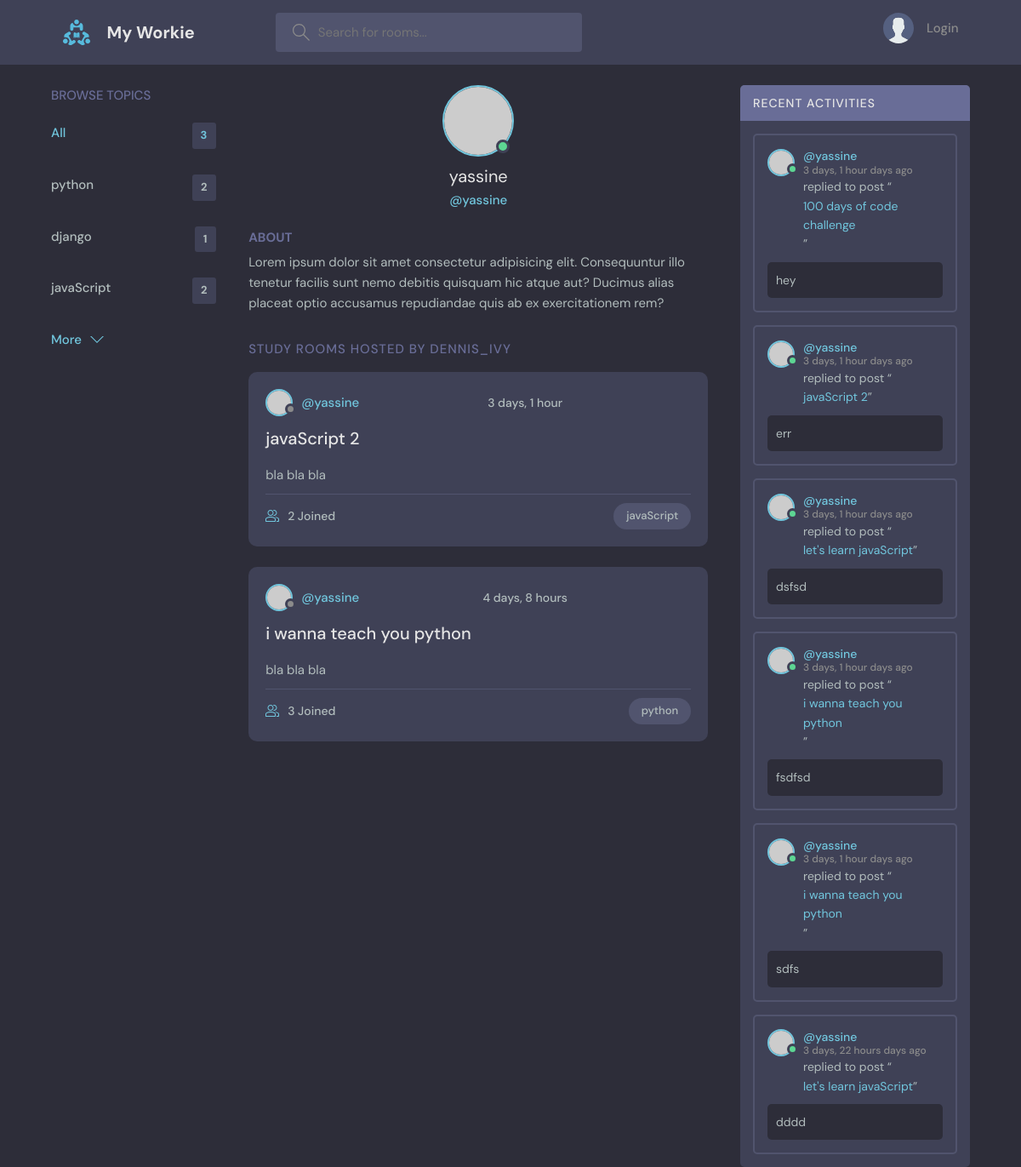
Page /profile/2 on the earlier database version.
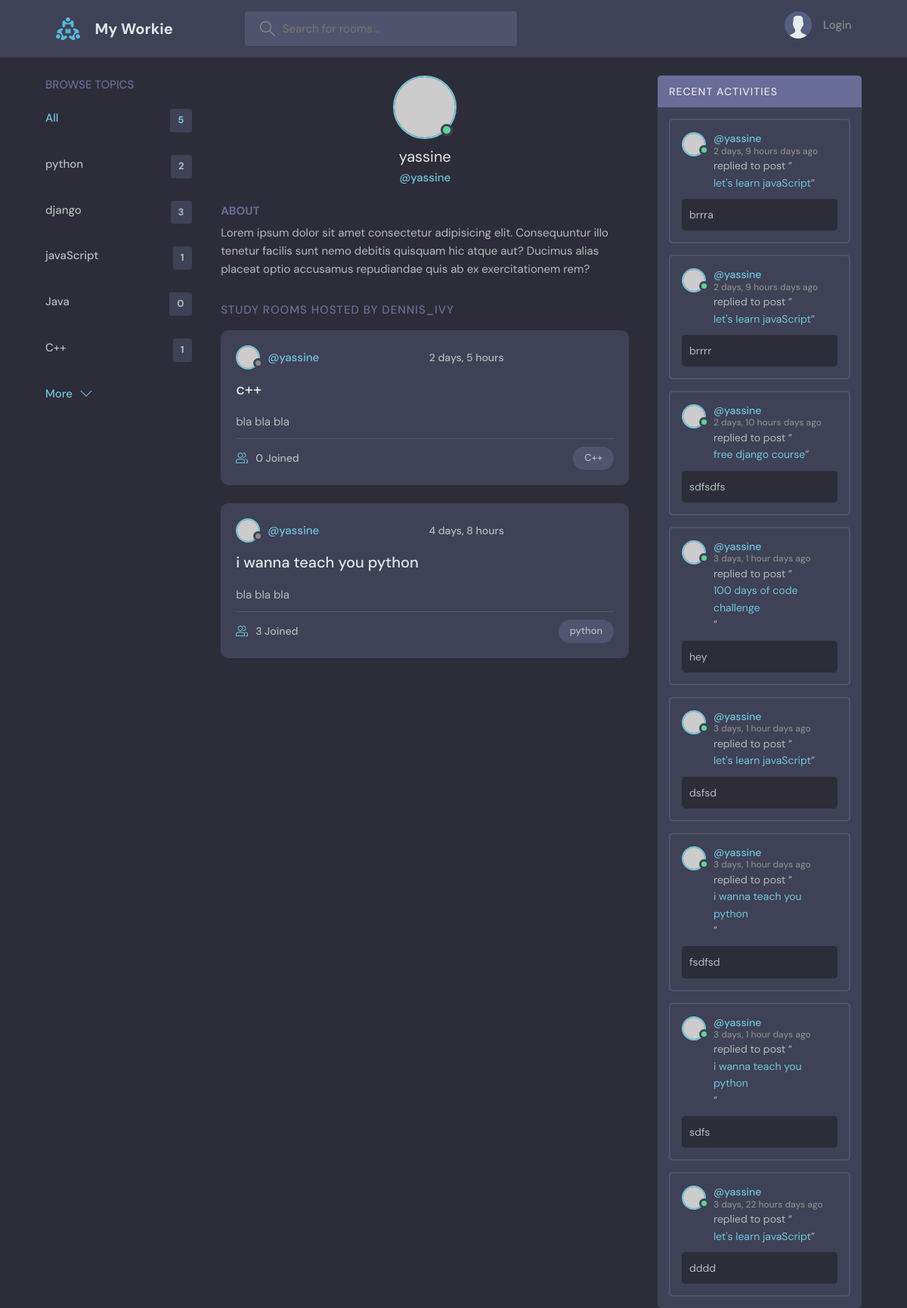
Same page on the later database version.
### base/models.py (models this page shows, shortened)
class Topic(models.Model):
    name = models.CharField(max_length=200)

class Room(models.Model):
    host = models.ForeignKey(User, on_delete=models.SET_NULL, null=True)
    topic = models.ForeignKey(Topic, on_delete=models.SET_NULL, null=True)
    name = models.CharField(max_length=200)
    description = models.TextField(null=True, blank=True)
    participants = models.ManyToManyField(User,related_name='participants', blank=True)
    updated = models.DateTimeField(auto_now=True)
    created = models.DateTimeField(auto_now_add=True)
    class Meta:
        ordering = ['-updated','-created']
    def __str__(self):
        return self.name

class Message(models.Model):
    user = models.ForeignKey(User, on_delete=models.CASCADE)
    room = models.ForeignKey(Room, on_delete=models.CASCADE)
    body = models.TextField(null=True, blank=True)
    updated = models.DateTimeField(auto_now=True)
    created = models.DateTimeField(auto_now_add=True)
    class Meta:
        ordering = ['-updated','-created']

### base/views.py (the view)
# urls.py: path('profile/<str:pk>', views.userProfile, name='user-profile'),
def userProfile(request,pk):
    user = User.objects.get(id=pk)
    rooms= user.room_set.all()
    room_messages = user.message_set.all().order_by('-created')
    topics = Topic.objects.all()
    context = {'user': user, 'rooms': rooms, 'room_messages': room_messages,'topics': topics}
    return render(request, 'base/profile.html',context)

### base/templates/base/profile.html (shortened to what this page needs)
{% extends 'main.html' %}
{% block content %}
  <main class="profile-page layout layout--3">
    <div class="container">
      {% include 'base/topics_component.html' %}
      <div class="roomList">
        <div class="profile">
          <div class="profile__avatar">
            <div class="avatar avatar--large active">
              <img src="https://randomuser.me/api/portraits/men/11.jpg" />
            </div>
          </div>
          <div class="profile__info">
            <h3>{{user.username}}</h3>
            <p>@{{user.username}}</p>
          </div>
          <div class="profile__about">
            <h3>About</h3>
            <p>
              Lorem ipsum dolor sit amet consectetur adipisicing elit. Consequuntur illo tenetur
              facilis sunt nemo debitis quisquam hic atque aut? Ducimus alias placeat optio
              accusamus repudiandae quis ab ex exercitationem rem?
            </p>
          </div>
        </div>
        <div class="roomList__header">
          <div>
            <h2>Study Rooms Hosted by dennis_ivy</a>
            </h2>
          </div>
        </div>
        {% include 'base/feed_component.html' %}
      </div>
      {% include 'base/activity_component.html' %}
    </div>
  </main>
{% endblock content %}

### templates/main.html (shortened to what this page needs)
<!DOCTYPE html>
{% load static %}
<html lang="en">
  <head>
    <link rel="stylesheet" href="{% static 'styles/style.css' %} "/>
  </head>
  <body>
    {% include 'navbar.html' %}
    {% block content %}
    {% endblock %}
  </body>
</html>

### templates/navbar.html (shortened to what this page needs)
{% load static %}
<header class="header header--loggedIn">
      <div class="container">
        <a href="{% url 'home'%}" class="header__logo">
          <img src="{% static 'images/logo.svg' %}" />
          <h1>My Workie</h1>
        </a>
        <form class="header__search" method="GET" action="{% url 'home' %}">
          <label>
            <input name="q" placeholder="Search for rooms..." />
          </label>
        </form>
        <nav class="header__menu">
          {% if request.user.is_authenticated %}
          <div class="header__user">
            <a href="{% url 'user-profile' request.user.id %}">
              <div class="avatar avatar--medium active">
                <img src="https://randomuser.me/api/portraits/men/37.jpg" />
              </div>
              <p>{{request.user.username}} <span>@{{request.user.username}}</span></p>
            </a>
            <button class="dropdown-button">
              <svg version="1.1" xmlns="http://www.w3.org/2000/svg" width="32" height="32" viewBox="0 0 32 32">
                <title>chevron-down</title>
                <path d="M16 21l-13-13h-3l16 16 16-16h-3l-13 13z"></path>
              </svg>
            </button>
          </div>
          {% else %}
             <a href= "{% url 'login' %}">
              <img src="{% static 'images/avatar.svg' %}" />
              <p>Login</p>
              </a>
          {% endif %}
        </nav>
      </div>
    </header>

### base/templates/base/topics_component.html
<div class="topics">
          <div class="topics__header">
            <h2>Browse Topics</h2>
          </div>
          <ul class="topics__list">
            <li>
              <a href="{% url 'home' %}" class="active">All <span>{{topics.count}}</span></a>
            </li>
            {% for topic in topics %}
            <li>
              <a href="{% url 'home' %}?q={{topic.name}}">{{topic.name}} <span>{{topic.room_set.all.count}}</span></a>
            </li>
            {% endfor %}
          </ul>
          <a class="btn btn--link" href="{% url 'topics' %}">
            More
            <svg version="1.1" xmlns="http://www.w3.org/2000/svg" width="32" height="32" viewBox="0 0 32 32">
              <title>chevron-down</title>
              <path d="M16 21l-13-13h-3l16 16 16-16h-3l-13 13z"></path>
            </svg>
          </a>
</div>

### base/templates/base/feed_component.html (shortened to what this page needs)
{% for room in rooms %}
<div class="roomListRoom">
            <div class="roomListRoom__header">
              <a href="{% url 'user-profile' room.host.id %}" class="roomListRoom__author">
                <div class="avatar avatar--small">
                  <img src="https://randomuser.me/api/portraits/women/11.jpg" />
                </div>
                <span>@{{room.host.username}}</span>
              </a>
              <div class="roomListRoom__actions">
                <span>{{room.created | timesince}}</span>
              </div>
            </div>
            <div class="roomListRoom__content">
              <a href="{% url 'room' room.id %}">{{room.name}}</a>
              <p>
                {{room.description}}
              </p>
            </div>
            <div class="roomListRoom__meta">
              <a href="{% url 'room' room.id %}" class="roomListRoom__joined">
                {{room.participants.all.count}} Joined
              </a>
              <p class="roomListRoom__topic">{{room.topic.name}}</p>
            </div>
          </div>
{% endfor %}

### base/templates/base/activity_component.html (shortened to what this page needs)
<div class="activities">
          <div class="activities__header">
            <h2>Recent Activities</h2>
          </div>
          {% for message in room_messages %}
          <div class="activities__box">
            <div class="activities__boxHeader roomListRoom__header">
              <a href="{% url 'user-profile' message.user.id %}" class="roomListRoom__author">
                <div class="avatar avatar--small active">
                  <img src="https://randomuser.me/api/portraits/men/13.jpg" />
                </div>
                <p>
                  @{{message.user}}
                  <span>{{message.created|timesince}} days ago</span>
                </p>
              </a>
            </div>
            <div class="activities__boxContent">
              <p>replied to post “<a href="{% url 'room' message.room.id%}">{{message.room}}</a>”</p>
              <div class="activities__boxRoomContent">
                {{message.body}}
              </div>
            </div>
          </div>
          {% endfor %}
        </div>

Differences in the rows shown:
removed Room: host.username "yassine", created "3 days, 1 hour", name "javaScript 2", description "bla bla bla", participants.all.count "2", topic.name "javaScript"
removed Message: user "yassine", created "3 days, 1 hour", room "javaScript 2", body "err"
computed for Topic "django": room_set.all.count "1" → "3"
computed for Topic "javaScript": room_set.all.count "2" → "1"
added Topic: name "Java", room_set.all.count "0"
added Topic: name "C++", room_set.all.count "1"
added Room: host.username "yassine", created "2 days, 5 hours", name "c++", description "bla bla bla", participants.all.count "0", topic.name "C++"
added Message: user "yassine", created "2 days, 9 hours", room "let's learn javaScript", body "brrra"
added Message: user "yassine", created "2 days, 9 hours", room "let's learn javaScript", body "brrrr"
added Message: user "yassine", created "2 days, 10 hours", room "free django course", body "sdfsdfs"
Other differences:
{{ topics.count }}: "3" → "5"
